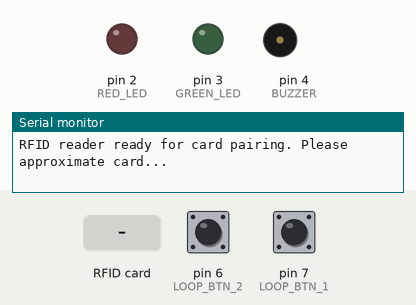
The sketch below on a simulated Arduino Uno, built with avr-gcc and run on an emulated ATmega328P. Shown: output pins drawn as LEDs (lit = HIGH), buzzer (waves = sounding), the last lines printed to the serial monitor. Dashed ring = blinking. The inputs (shaded band) are chosen by the test bench; at power-on: pin 6 (LOOP_BTN_2) HIGH, pin 7 (LOOP_BTN_1) HIGH. Pins used as bus, display or sensor lines are not drawn.

Above: at 2.9 s.
3.4 s: RFID card 5E 7A 19 C4 held to the reader
At 3.7 s:
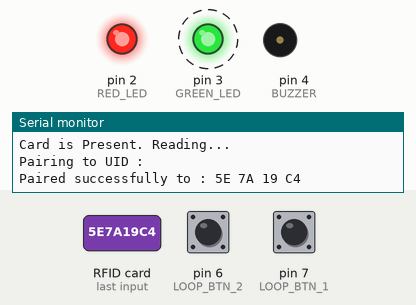
At 9.4 s:
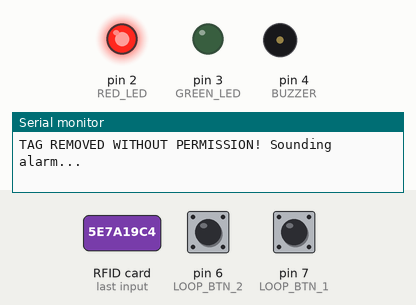
Timing chart, 0 to 10.9 s (numbered marks = the images above; inputs shaded):
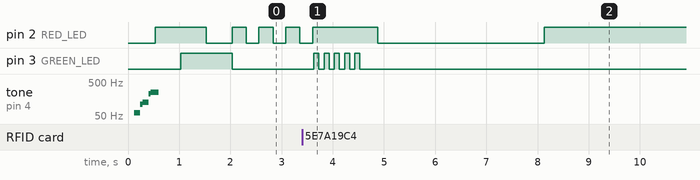

The sketch:

prototype_final_code.ino
```cpp
#include <MFRC522.h>
#include <SPI.h>

// Tag loop connections (pullup buttons)
static int LOOP_BTN_1 = 7;
static int LOOP_BTN_2 = 6;

// RFID Pins
static int RFID_RST = 9;
static int RFID_MISO = 12;
static int RFID_MOSI = 11;
static int RFID_SCK = 13;
static int RFID_SDA = 10;

//Buzzer Pin
static int BUZZER = 4;

//LED Pins
static int GREEN_LED = 3;
static int RED_LED = 2;

//MFRC522 setup
MFRC522 mfrc522(RFID_SDA, RFID_RST);

String paired_UID = "";

//Tag status values
boolean disarmed = true;

void setup() {
  //Make Cereal
  Serial.begin(9600);

  //Get on the bus
  SPI.begin();

  //Get your RFID book out for reading
  mfrc522.PCD_Init();

  Serial.println("RFID reader ready for card pairing. Please approximate card...");
  Serial.println();

  //Set up pins
  pinMode(LOOP_BTN_1, INPUT_PULLUP);
  pinMode(LOOP_BTN_2, INPUT_PULLUP);
  pinMode(BUZZER, OUTPUT);
  pinMode(GREEN_LED, OUTPUT);
  pinMode(RED_LED, OUTPUT);

  //Test Buzzer
  unlock_sound();

  //Test LED's
  digitalWrite(RED_LED, HIGH);
  delay(500);
  digitalWrite(GREEN_LED, HIGH);
  delay(500);
  digitalWrite(RED_LED, LOW);
  delay(500);
  digitalWrite(GREEN_LED, LOW);

  //Wait for RFID to arm
  RFID_setup();

  //Delay further input
  delay(3000);
}

void loop() {
  boolean loop_1 = digitalRead(LOOP_BTN_1) == 0;
  boolean loop_2 = digitalRead(LOOP_BTN_2) == 0;

  if(disarmed){
    //Wait for loops to be dis-connected (bag opened)
    while(loop_1 && loop_2){
      loop_1 = digitalRead(LOOP_BTN_1) == 0;
      loop_2 = digitalRead(LOOP_BTN_2) == 0;
      delay(50);
    }

    //Wait for loops to be connected again
    while(!(loop_1 && loop_2)){
      loop_1 = digitalRead(LOOP_BTN_1) == 0;
      loop_2 = digitalRead(LOOP_BTN_2) == 0;
      delay(50);
    }

    delay(1000); //Give the user time to connect the clip

    //Re-arm
    disarmed = false;
    led_armed_signal();

  }else{

    while(!(loop_1 && loop_2)){
      loop_1 = digitalRead(LOOP_BTN_1) == 0;
      loop_2 = digitalRead(LOOP_BTN_2) == 0;

      Serial.println("TAG REMOVED WITHOUT PERMISSION! Sounding alarm...");

      alarm();
    }

    // Look for new cards
    if ( ! mfrc522.PICC_IsNewCardPresent())
    {
      return;
    }
    // Select one of the cards
    if ( ! mfrc522.PICC_ReadCardSerial())
    {
      return;
    }
    //Show UID on serial monitor
    Serial.print("UID tag :");
    String content= "";
    byte letter;
    for (byte i = 0; i < mfrc522.uid.size; i++)
    {
       Serial.print(mfrc522.uid.uidByte[i] < 0x10 ? " 0" : " ");
       Serial.print(mfrc522.uid.uidByte[i], HEX);
       content.concat(String(mfrc522.uid.uidByte[i] < 0x10 ? " 0" : " "));
       content.concat(String(mfrc522.uid.uidByte[i], HEX));
    }
    Serial.println();
    Serial.print("Message : ");
    content.toUpperCase();
    if (content.substring(1) == paired_UID) //change here the UID of the card/cards that you want to give access
    {
      // Disarm the alarm
      Serial.println("Authorized access");
      Serial.println();
      disarmed = true;
      digitalWrite(GREEN_LED, HIGH);
      unlock_sound();
    }
    else
    {
      Serial.println(" Access denied");
      alarm();
      delay(3000);
    }
  }
}

void alarm(){
  digitalWrite(RED_LED, HIGH);
  for(int i = 0; i < 10; i++){
    digitalWrite(BUZZER, HIGH);
    delay(10);
    digitalWrite(BUZZER, LOW);
    delay(20);
  }
  digitalWrite(RED_LED, LOW);
}

void unlock_sound(){
  for(int i = 0; i < 10; i++){
    digitalWrite(BUZZER, HIGH);
    delay(8);
    digitalWrite(BUZZER, LOW);
    delay(8);
  }
  for(int i = 0; i < 20; i++){
    digitalWrite(BUZZER, HIGH);
    delay(4);
    digitalWrite(BUZZER, LOW);
    delay(4);
  }
  for(int i = 0; i < 40; i++){
    digitalWrite(BUZZER, HIGH);
    delay(2);
    digitalWrite(BUZZER, LOW);
    delay(2);
  }
}

void led_armed_signal(){
  // Flash Green LED
  for(int i = 0; i < 5; i++){
    digitalWrite(GREEN_LED, HIGH);
    delay(100);
    digitalWrite(GREEN_LED, LOW);
    delay(100);
  }
}

void RFID_setup(){
  boolean linked = false;
  while(!linked){
    digitalWrite(RED_LED, HIGH);
    // Look for new cards
    if (mfrc522.PICC_IsNewCardPresent())
    {
      Serial.println("Card is Present. Reading...");
      // Select one of the cards
      if (mfrc522.PICC_ReadCardSerial())
      {
        //Show UID on serial monitor
        Serial.print("Pairing to UID :");
        String content= "";
        byte letter;
        for (byte i = 0; i < mfrc522.uid.size; i++)
        {
           content.concat(String(mfrc522.uid.uidByte[i] < 0x10 ? " 0" : " "));
           content.concat(String(mfrc522.uid.uidByte[i], HEX));
        }
        Serial.println();
        Serial.print("Paired successfully to : ");

        content.toUpperCase();
        paired_UID = content.substring(1);

        Serial.println(paired_UID);
        linked = true;

        // Arm the alarm
        disarmed = false;
        led_armed_signal();
      }
    }
    delay(250);
    digitalWrite(RED_LED, LOW);
    delay(250);
  }
}
```

Measured:
- after the input at 3.4 s, pin 3 (GREEN_LED): alternates HIGH for 0.10 s and LOW for 0.10 s, 10 changes in all, then stays LOW, starting after 0.23 s
